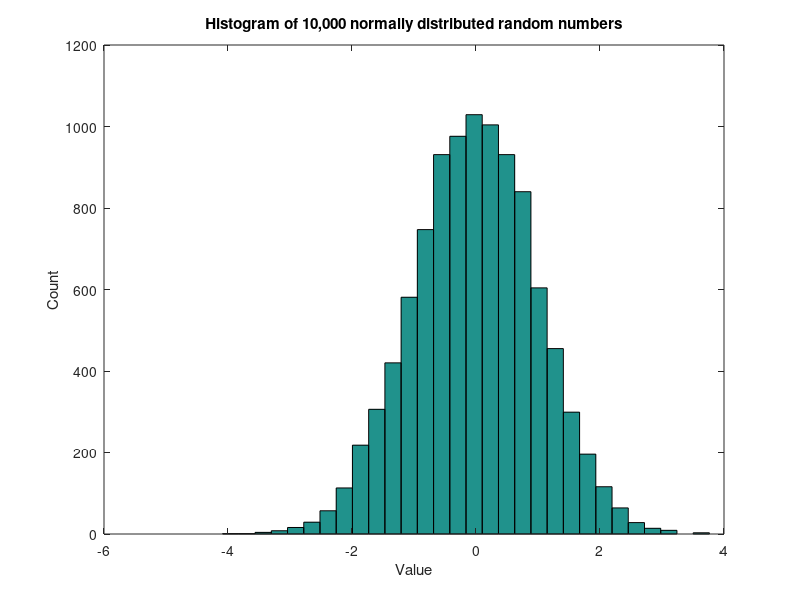
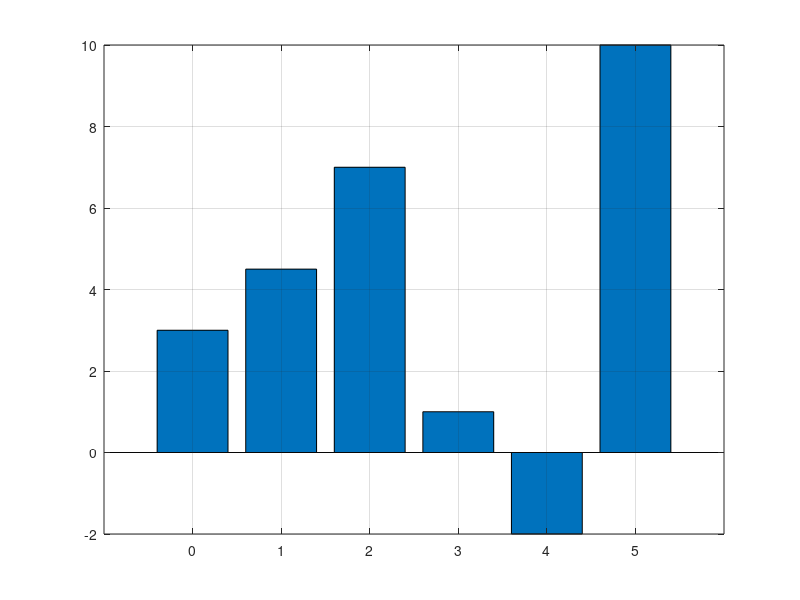
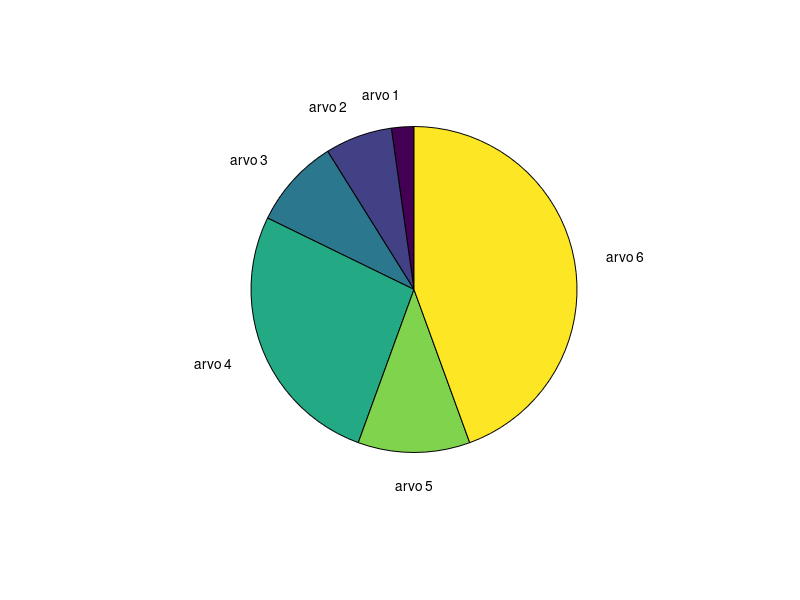
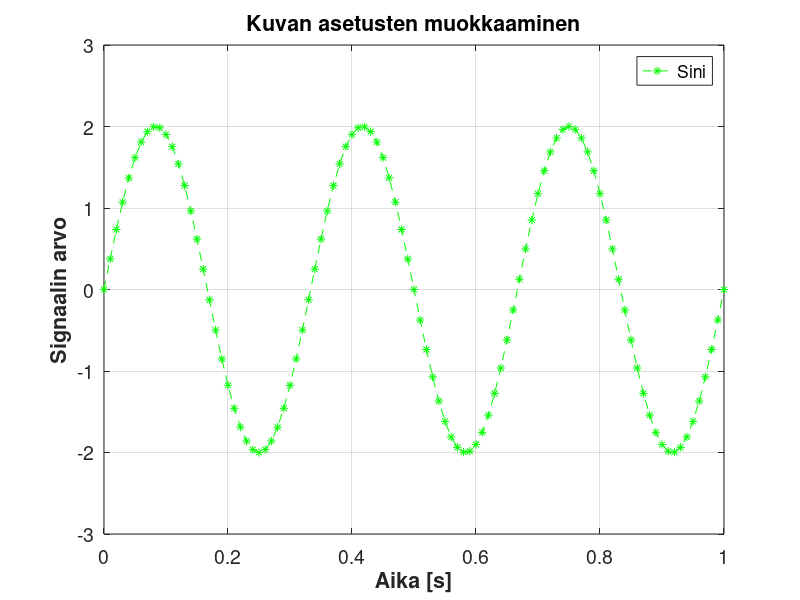

The MATLAB script that drew these images, in order:
%Esimerkkejä datan visualisoimisesta
% https://docs.octave.org/latest/Two_002dDimensional-Plots.html

close all %Suljetaan avoinna olevat piirtoikkunat
clear %Poistetaan muuttujat muistista

% HISTOGRAMMI
hist (randn (10000, 1), 30); %Normaalijakautuneen satunnaislukujoukon histogrammi
xlabel ("Value");
ylabel ("Count");
title ("Histogram of 10,000 normally distributed random numbers");

waitforbuttonpress

%PYLVÄSDIAGRAMMI (VERTIKAALINEN)

indeksit = [0 1 2 3 4 5];
arvot = [3, 4.5, 7, 1, -2, 10];

figure;
bar(indeksit, arvot)
grid on

waitforbuttonpress


%PYLVÄSDIAGRAMMI (HORISONTAALINEN)

indeksit = [0 1 2 3 4 5];
arvot = [4, 3, 2, 1, 0, -1];

figure;
barh(indeksit, arvot)
grid on

waitforbuttonpress

%PIE CHART (PIIRAKKA- TAI SEKTORIDIAGRAMMI)

lukuarvot=[10, 30, 40, 120, 50, 200];

otsikot={"arvo 1", "arvo 2", "arvo 3", "arvo 4", "arvo 5", "arvo 6"};
pie(lukuarvot, otsikot)

waitforbuttonpress

close all

%Demo piirtoikkunan (figure) asetusten muuttamisesta

t=0:0.01:1; %luodaan aikavektori
sign=2*sin(2*pi*3*t); %muodostetaan testisignaali

figure ('Name','Kuvan asetusten muokkaaminen') %Alustetaan figure ja annetaan sille nimi
plot(t,sign,'--*g') %Esitetään signaali (katkoviiva, markkerina *, värinä vihreä)

xlabel('Aika [s]','FontSize',14,'FontWeight','bold') %Asetetaan x-akselin fontin suuruudeksi 14 ja lihavoidaan teksti
ylabel('Signaalin arvo','FontSize',14,'FontWeight','bold') %Asetetaan x-akselin fontin suuruudeksi 14 ja lihavoidaan teksti
title ('Kuvan asetusten muokkaaminen', 'FontSize',16) %Annetaan kuvalle otsikko, fontin koko 16

legend('Sini','FontSize',14) %Lisätään kuvaan seliteikkuna
set(gca,'FontSize',14) %Asetetaan akselimerkintöjen (tick) fontin suuruudeksi 14
ylim([min(sign)-1 max(sign)+1]) %Määritellään y-akselille tyhjää (+/-1) signaalin ympärille

grid on %Asetetaan taustaruudukko

waitforbuttonpress

close all




